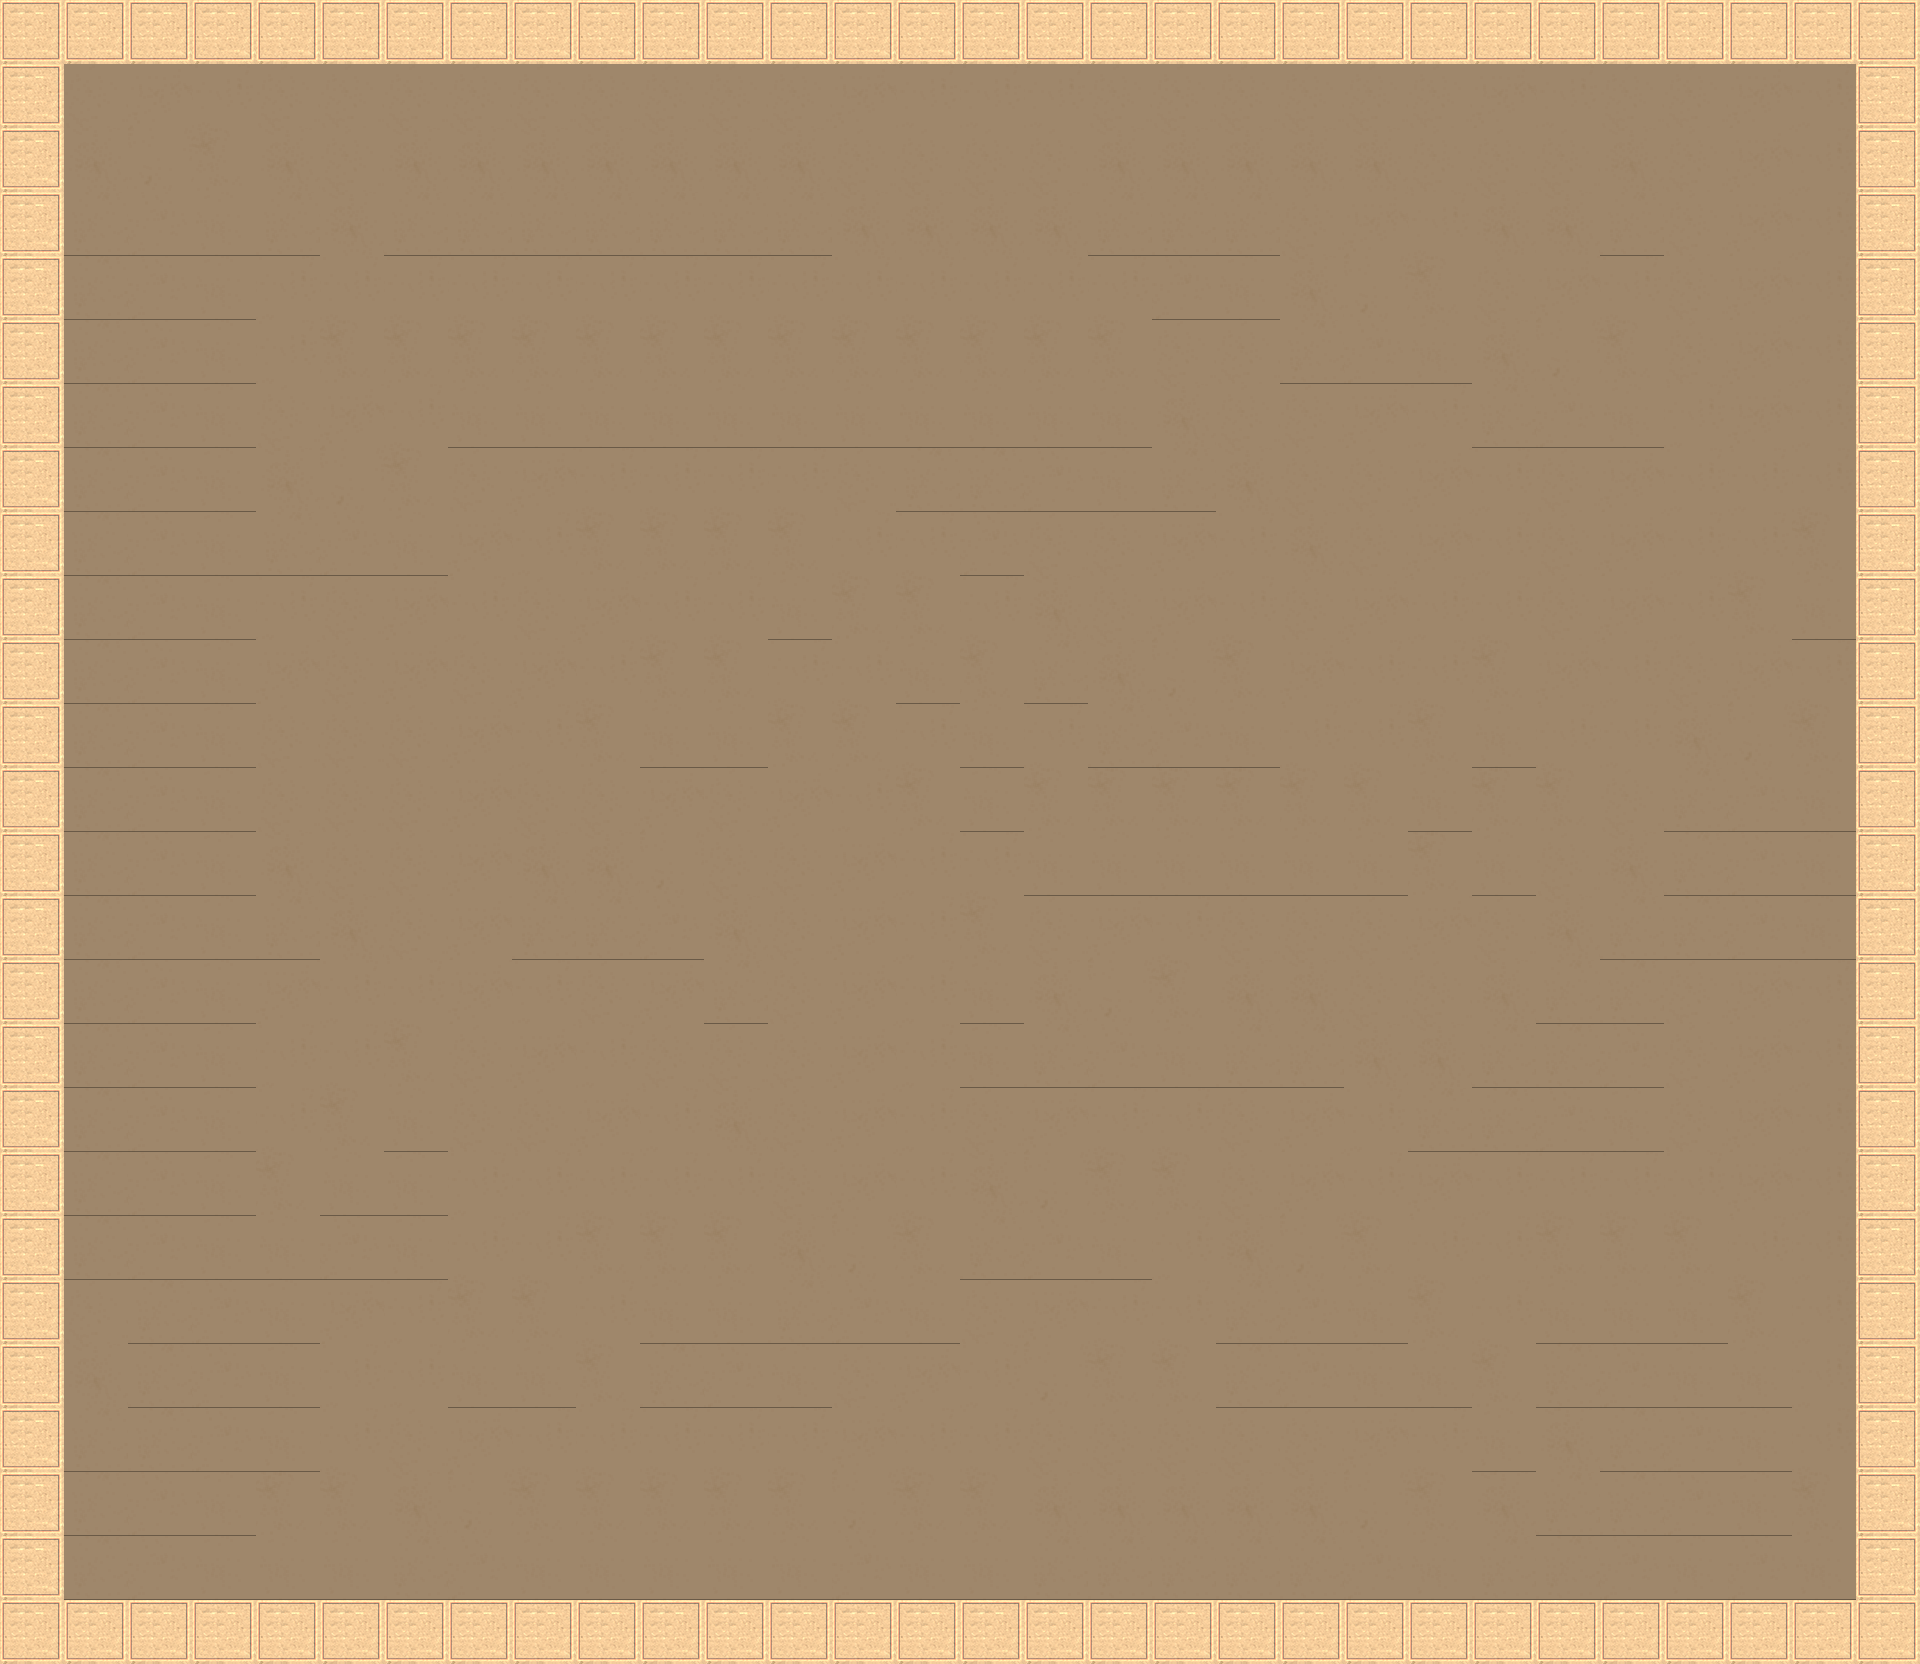

Below is a game level as drawn by its tile map, then a one-line description and the .tmx file that defines it, in full:
An orthogonal 30x26 tile map with 64x64 px tiles, 1 tile layer (bg) and 19 objects.

<map version="1.8" tiledversion="1.8.2" orientation="orthogonal" renderorder="right-down" width="30" height="26" tilewidth="64" tileheight="64" infinite="0" nextlayerid="22" nextobjectid="90">
 <tileset firstgid="1" source="tempTileset.tsx" />
 <layer id="1" name="bg" width="30" height="26">
  <data encoding="csv">
1,1,1,1,1,1,1,1,1,1,1,1,1,1,1,1,1,1,1,1,1,1,1,1,1,1,1,1,1,1,
1,2,3,4,2,2,2,2,2,2,2,2,2,3,4,4,4,2,2,2,2,2,2,3,4,2,2,3,4,1,
1,7,8,9,7,2,7,7,7,7,7,7,7,2,2,2,2,7,7,7,7,7,2,2,2,7,2,3,4,1,
1,12,13,14,12,7,12,12,12,12,12,12,12,7,7,7,7,12,12,12,2,3,4,7,7,12,2,3,4,1,
1,12,13,14,4,4,4,4,4,4,4,4,4,4,4,4,4,4,13,14,7,8,9,2,3,4,2,3,4,1,
1,12,13,14,4,9,9,9,9,9,9,9,9,9,9,9,9,9,2,2,12,13,14,7,8,9,2,3,4,1,
1,12,13,14,2,3,4,14,14,14,14,14,14,14,14,14,14,14,7,2,2,3,4,12,13,14,4,3,4,1,
1,12,13,14,7,8,9,2,3,4,4,4,4,2,12,12,13,14,12,7,2,2,3,4,2,3,4,4,4,1,
1,12,13,14,12,13,14,3,4,9,9,9,9,4,4,13,2,2,3,4,7,2,3,4,2,3,4,4,9,1,
1,12,13,14,4,2,3,4,2,3,4,4,14,9,9,4,7,2,3,4,2,3,4,4,2,3,4,9,14,1,
1,12,13,14,3,2,3,2,3,4,9,9,4,4,14,9,12,7,8,9,3,4,4,9,3,4,2,3,4,1,
1,12,13,14,2,2,2,3,4,9,14,14,9,9,4,14,4,12,13,14,4,4,9,14,4,4,7,8,9,1,
1,12,13,14,2,2,2,3,2,2,3,2,3,4,9,14,9,9,9,9,9,9,14,9,9,2,12,13,14,1,
1,12,13,14,7,2,2,3,7,7,8,2,2,3,4,4,14,14,14,14,14,14,9,14,2,7,12,13,14,1,
1,12,13,14,12,7,2,3,12,12,13,7,2,3,4,9,2,3,4,2,2,2,3,2,7,12,12,13,14,1,
1,12,13,14,3,4,4,3,4,2,3,12,2,3,4,14,7,8,9,7,7,2,2,7,12,12,2,3,4,1,
1,12,13,14,4,4,9,2,3,4,2,2,2,3,4,14,12,13,14,12,12,7,7,12,12,13,2,3,4,1,
1,12,13,14,4,9,14,2,2,3,4,7,2,3,4,2,3,4,4,2,3,4,12,12,13,14,2,3,4,1,
1,12,13,14,9,14,14,4,4,4,4,4,2,3,4,7,8,9,9,2,3,4,3,4,4,4,4,3,4,1,
1,12,13,14,14,13,14,4,4,9,9,9,7,8,9,12,13,14,4,7,8,9,4,4,9,9,9,4,4,1,
1,2,12,13,14,3,4,9,9,4,14,14,12,13,14,2,3,4,4,12,13,14,9,4,14,14,14,9,4,1,
1,7,12,13,14,4,4,14,14,9,12,13,14,2,3,4,8,9,9,12,13,14,14,9,12,13,14,14,4,1,
1,12,12,13,14,4,2,3,4,4,4,4,4,3,4,4,2,2,2,2,2,3,4,14,7,12,13,14,4,1,
1,12,13,14,9,9,7,8,9,9,9,9,9,8,9,9,7,7,7,7,7,8,9,7,12,12,13,14,9,1,
1,12,13,14,14,14,12,13,14,14,14,14,14,13,14,14,12,12,12,12,12,13,14,12,12,13,14,13,14,1,
1,1,1,1,1,1,1,1,1,1,1,1,1,1,1,1,1,1,1,1,1,1,1,1,1,1,1,1,1,1
</data>
 </layer>
 <objectgroup id="7" name="startray">
  <object id="19" x="192" y="128" width="64" height="64">
   <properties>
    <property name="angle" type="float" value="45" />
    <property name="lightSource" type="bool" value="true" />
   </properties>
  </object>
 </objectgroup>
 <objectgroup id="8" name="goal">
  <object id="20" x="66.364" y="130.36" width="98" height="98">
   <properties>
    <property name="goal" type="bool" value="true" />
   </properties>
  </object>
 </objectgroup>
 <objectgroup id="18" name="mover">
  <properties>
   <property name="mover" type="bool" value="true" />
  </properties>
  <object id="66" x="1246" y="406" width="168" height="168">
   <properties>
    <property name="mirror" type="bool" value="true" />
    <property name="mover" type="bool" value="true" />
   </properties>
  </object>
  <object id="67" x="1326" y="496">
   <properties>
    <property name="track" type="bool" value="true" />
   </properties>
   <polyline points="0,0 -234,-134" />
  </object>
 </objectgroup>
 <objectgroup id="21" name="Copy of mover">
  <properties>
   <property name="mover" type="bool" value="true" />
  </properties>
  <object id="74" x="1636" y="524" width="168" height="168">
   <properties>
    <property name="mirror" type="bool" value="true" />
    <property name="mover" type="bool" value="true" />
   </properties>
  </object>
  <object id="75" x="1464" y="798">
   <properties>
    <property name="track" type="bool" value="true" />
   </properties>
   <polyline points="232,-156 -84,20" />
  </object>
 </objectgroup>
 <objectgroup id="20" name="Copy of mover">
  <properties>
   <property name="mover" type="bool" value="true" />
  </properties>
  <object id="68" x="218" y="254" width="296" height="296">
   <properties>
    <property name="mover" type="bool" value="true" />
   </properties>
  </object>
  <object id="72" x="284" y="492">
   <properties>
    <property name="track" type="bool" value="true" />
   </properties>
   <polyline points="0,0 -132,130" />
  </object>
 </objectgroup>
 <objectgroup id="2" name="colliders">
  <properties>
   <property name="collidable" type="bool" value="true" />
  </properties>
  <object id="82" x="64" y="64" height="256" />
  <object id="83" x="64" y="64" width="1792" />
  <object id="85" x="64" y="1600" width="1792" />
  <object id="86" x="64" y="640" height="960" />
  <object id="88" x="1856" y="64" height="448" />
  <object id="89" x="1856" y="832" height="768" />
 </objectgroup>
 <objectgroup id="3" name="mirrrors">
  <properties>
   <property name="mirror" type="bool" value="true" />
  </properties>
  <object id="70" x="384" y="704">
   <polyline points="256,0 576,64" />
  </object>
  <object id="76" x="140" y="1062">
   <polyline points="-76,-44 248,148" />
  </object>
  <object id="79" x="64" y="320">
   <polyline points="0,0 0,320" />
  </object>
  <object id="80" x="1600" y="384">
   <polyline points="0,0 256,128 254,440" />
  </object>
  <object id="81" x="1472" y="1408">
   <polyline points="80,62 366,-16" />
  </object>
 </objectgroup>
</map>
